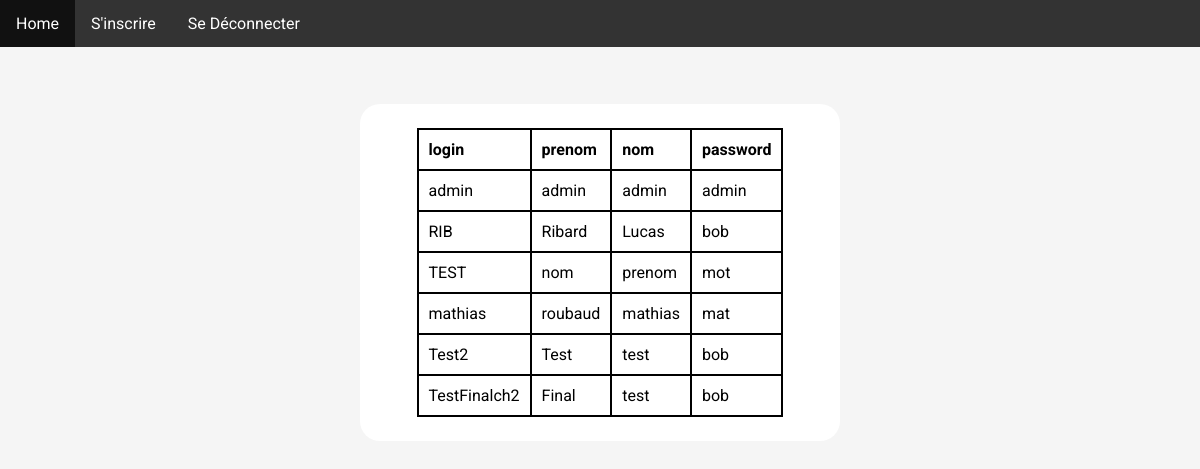
The page /admin.php (signed in) on the database its author committed.
### tables this page shows
CREATE TABLE `utilisateurs` (
  `id` int(11) NOT NULL,
  `login` varchar(255) NOT NULL,
  `prenom` varchar(255) NOT NULL,
  `nom` varchar(255) NOT NULL,
  `password` varchar(255) NOT NULL
);

### admin.php (the view, shortened to what this page needs)
<?php
    $login=$_SESSION['login'];
    $password=$_SESSION['password'];
    $mysqli = new mysqli('localhost', 'root', '', 'moduleconnexion');
    $request = $mysqli -> query("SELECT * FROM utilisateurs");
    if ($login==="admin" and $password==="admin"){
?>
<!DOCTYPE html>
<html lang="fr">
<head>
    <link href="CSS/admin.css" rel="stylesheet" type="text/css"/>
</head>
<body>
  <ul id="nav">
        <li><a href="/module-connexion/index.php">Home</a></li>
        <li><a href="/module-connexion/inscription.php">S'inscrire</a></li>
        <li><a href="/module-connexion/connexion.php">Se Déconnecter</a></li>
    </ul>
   <br><br><br>
   <section id="main">
    <div id="box">
        <table>
            <thead>
                <tr>
                    <td><strong>login</strong></td>
                    <td><strong>prenom</strong></td>
                    <td><strong>nom</strong></td>
                    <td><strong>password</strong></td>
                </tr>
            </thead>
            <tbody>
                <?php
                    while(($result = $request -> fetch_array()) != null)
                    {
                        echo "<tr>";
                        echo "<td>".$result['login']."</td>";
                        echo "<td>".$result['prenom']."</td>";
                        echo "<td>".$result['nom']."</td>";
                        echo "<td>".$result['password']."</td>";
                        echo "</tr>";
                    }
                ?>
        </table>
        </div>
    </section>
    <?php
}
else{
    echo "Vous n'avez pas le droit d'etre ici";
    header('Location:http://localhost/module-connexion/profil.php');
}
?>
</body>
</html>

### CSS/admin.css (style rules this page uses)
body { margin: 0; font-family: 'Roboto', sans-serif; background-color: whitesmoke; }
#main { padding: 0% 30%; }
#box { border-radius: 20px; background-color: white; padding:5%; display:flex; justify-content: center; }
strong { font-weight: bolder; }
table,th,td { padding: 10px; border: 2px solid black; border-collapse: collapse; }
ul { list-style-type: none; margin: 0; padding: 0; overflow: hidden; background-color: #333; }
li { float: left; }
li a { display: block; color: white; text-align: center; padding: 14px 16px; text-decoration: none; }

### rows shown on the page
utilisateurs: login "admin", prenom "admin", nom "admin", password "admin"
utilisateurs: login "RIB", prenom "Ribard", nom "Lucas", password "bob"
utilisateurs: login "TEST", prenom "nom", nom "prenom", password "mot"
utilisateurs: login "mathias", prenom "roubaud", nom "mathias", password "mat"
utilisateurs: login "Test2", prenom "Test", nom "test", password "bob"
utilisateurs: login "TestFinalch2", prenom "Final", nom "test", password "bob"
